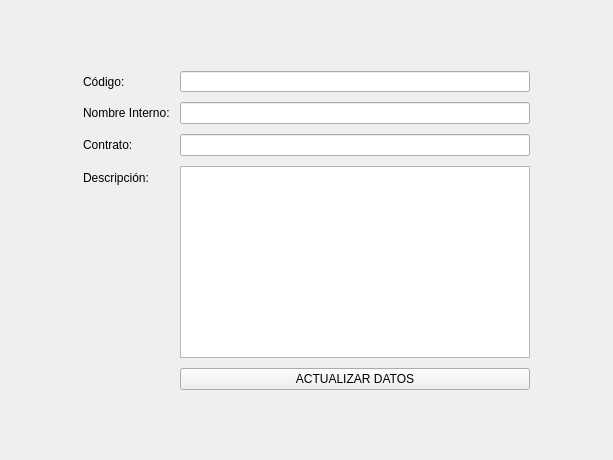
<?xml version="1.0" encoding="UTF-8"?>
<ui version="4.0">
 <class>Frame</class>
 <widget class="QFrame" name="Frame">
  <property name="geometry">
   <rect>
    <x>0</x>
    <y>0</y>
    <width>613</width>
    <height>460</height>
   </rect>
  </property>
  <property name="windowTitle">
   <string>Frame</string>
  </property>
  <property name="layoutDirection">
   <enum>Qt::LeftToRight</enum>
  </property>
  <property name="styleSheet">
   <string notr="true"/>
  </property>
  <layout class="QGridLayout" name="gridLayout">
   <property name="leftMargin">
    <number>0</number>
   </property>
   <property name="topMargin">
    <number>0</number>
   </property>
   <property name="rightMargin">
    <number>0</number>
   </property>
   <property name="bottomMargin">
    <number>0</number>
   </property>
   <property name="spacing">
    <number>0</number>
   </property>
   <item row="0" column="1">
    <spacer name="verticalSpacer_2">
     <property name="orientation">
      <enum>Qt::Vertical</enum>
     </property>
     <property name="sizeHint" stdset="0">
      <size>
       <width>20</width>
       <height>61</height>
      </size>
     </property>
    </spacer>
   </item>
   <item row="1" column="0">
    <spacer name="horizontalSpacer">
     <property name="orientation">
      <enum>Qt::Horizontal</enum>
     </property>
     <property name="sizeHint" stdset="0">
      <size>
       <width>74</width>
       <height>20</height>
      </size>
     </property>
    </spacer>
   </item>
   <item row="1" column="1">
    <layout class="QFormLayout" name="formLayout">
     <property name="horizontalSpacing">
      <number>10</number>
     </property>
     <property name="verticalSpacing">
      <number>10</number>
     </property>
     <property name="leftMargin">
      <number>10</number>
     </property>
     <property name="topMargin">
      <number>10</number>
     </property>
     <property name="rightMargin">
      <number>10</number>
     </property>
     <property name="bottomMargin">
      <number>10</number>
     </property>
     <item row="0" column="0">
      <widget class="QLabel" name="label">
       <property name="text">
        <string>Código:</string>
       </property>
      </widget>
     </item>
     <item row="0" column="1">
      <widget class="QLineEdit" name="lineEditCodigo">
       <property name="minimumSize">
        <size>
         <width>350</width>
         <height>20</height>
        </size>
       </property>
      </widget>
     </item>
     <item row="1" column="0">
      <widget class="QLabel" name="label_2">
       <property name="text">
        <string>Nombre Interno:</string>
       </property>
      </widget>
     </item>
     <item row="1" column="1">
      <widget class="QLineEdit" name="lineEditNombreInt"/>
     </item>
     <item row="2" column="0">
      <widget class="QLabel" name="label_3">
       <property name="text">
        <string>Contrato:</string>
       </property>
      </widget>
     </item>
     <item row="2" column="1">
      <widget class="QLineEdit" name="lineEditContrato"/>
     </item>
     <item row="3" column="0">
      <widget class="QLabel" name="label_4">
       <property name="text">
        <string>Descripción:</string>
       </property>
      </widget>
     </item>
     <item row="3" column="1">
      <widget class="QTextEdit" name="textEditDescripcion"/>
     </item>
     <item row="4" column="1">
      <widget class="QPushButton" name="pushButtonActualizar">
       <property name="text">
        <string>ACTUALIZAR DATOS</string>
       </property>
      </widget>
     </item>
    </layout>
   </item>
   <item row="1" column="2">
    <spacer name="horizontalSpacer_2">
     <property name="orientation">
      <enum>Qt::Horizontal</enum>
     </property>
     <property name="sizeHint" stdset="0">
      <size>
       <width>73</width>
       <height>20</height>
      </size>
     </property>
    </spacer>
   </item>
   <item row="2" column="1">
    <spacer name="verticalSpacer">
     <property name="orientation">
      <enum>Qt::Vertical</enum>
     </property>
     <property name="sizeHint" stdset="0">
      <size>
       <width>20</width>
       <height>60</height>
      </size>
     </property>
    </spacer>
   </item>
  </layout>
 </widget>
 <resources/>
 <connections/>
</ui>
